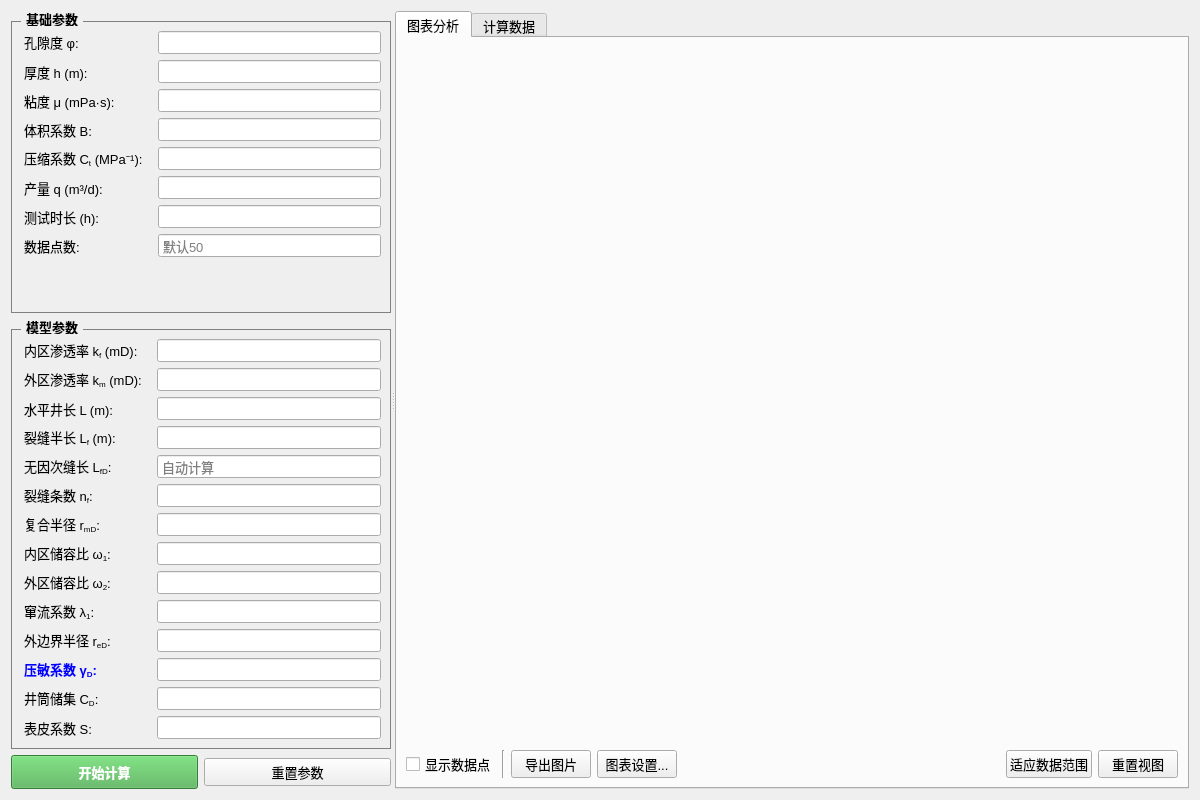
<?xml version="1.0" encoding="UTF-8"?>
<ui version="4.0">
 <class>ModelWidget5</class>
 <widget class="QWidget" name="ModelWidget5">
  <property name="geometry">
   <rect>
    <x>0</x>
    <y>0</y>
    <width>1200</width>
    <height>800</height>
   </rect>
  </property>
  <property name="windowTitle">
   <string>ModelWidget5 - 变井储定压边界</string>
  </property>
  <property name="styleSheet">
   <string notr="true">QWidget { color: black; font-family: &quot;Microsoft YaHei&quot;; font-size: 10pt; } QGroupBox { font-weight: bold; border: 1px solid gray; margin-top: 10px; } QGroupBox::title { subcontrol-origin: margin; left: 10px; padding: 0 3px; } QLineEdit { padding: 2px; } QLabel { padding-right: 5px; }</string>
  </property>
  <layout class="QHBoxLayout" name="horizontalLayout">
   <item>
    <widget class="QSplitter" name="splitter">
     <property name="orientation">
      <enum>Qt::Horizontal</enum>
     </property>
     <widget class="QWidget" name="leftPanel" native="true">
      <property name="maximumSize">
       <size>
        <width>380</width>
        <height>16777215</height>
       </size>
      </property>
      <layout class="QVBoxLayout" name="verticalLayout">
       <item>
        <widget class="QGroupBox" name="basicParamGroup">
         <property name="title">
          <string>基础参数</string>
         </property>
         <layout class="QFormLayout" name="formLayout_Base">
          <item row="0" column="0">
           <widget class="QLabel" name="label_phi">
            <property name="text">
             <string>&lt;html&gt;&lt;head/&gt;&lt;body&gt;&lt;p&gt;孔隙度 φ:&lt;/p&gt;&lt;/body&gt;&lt;/html&gt;</string>
            </property>
           </widget>
          </item>
          <item row="0" column="1">
           <widget class="QLineEdit" name="phiEdit"/>
          </item>
          <item row="1" column="0">
           <widget class="QLabel" name="label_h">
            <property name="text">
             <string>厚度 h (m):</string>
            </property>
           </widget>
          </item>
          <item row="1" column="1">
           <widget class="QLineEdit" name="hEdit"/>
          </item>
          <item row="2" column="0">
           <widget class="QLabel" name="label_mu">
            <property name="text">
             <string>粘度 μ (mPa·s):</string>
            </property>
           </widget>
          </item>
          <item row="2" column="1">
           <widget class="QLineEdit" name="muEdit"/>
          </item>
          <item row="3" column="0">
           <widget class="QLabel" name="label_B">
            <property name="text">
             <string>体积系数 B:</string>
            </property>
           </widget>
          </item>
          <item row="3" column="1">
           <widget class="QLineEdit" name="BEdit"/>
          </item>
          <item row="4" column="0">
           <widget class="QLabel" name="label_Ct">
            <property name="text">
             <string>&lt;html&gt;&lt;head/&gt;&lt;body&gt;&lt;p&gt;压缩系数 C&lt;sub&gt;t&lt;/sub&gt; (MPa⁻¹):&lt;/p&gt;&lt;/body&gt;&lt;/html&gt;</string>
            </property>
           </widget>
          </item>
          <item row="4" column="1">
           <widget class="QLineEdit" name="CtEdit"/>
          </item>
          <item row="5" column="0">
           <widget class="QLabel" name="label_q">
            <property name="text">
             <string>产量 q (m³/d):</string>
            </property>
           </widget>
          </item>
          <item row="5" column="1">
           <widget class="QLineEdit" name="qEdit"/>
          </item>
          <item row="6" column="0">
           <widget class="QLabel" name="label_t">
            <property name="text">
             <string>测试时长 (h):</string>
            </property>
           </widget>
          </item>
          <item row="6" column="1">
           <widget class="QLineEdit" name="tEdit"/>
          </item>
          <item row="7" column="0">
           <widget class="QLabel" name="label_points">
            <property name="text">
             <string>数据点数:</string>
            </property>
           </widget>
          </item>
          <item row="7" column="1">
           <widget class="QLineEdit" name="pointsEdit">
            <property name="placeholderText">
             <string>默认50</string>
            </property>
           </widget>
          </item>
         </layout>
        </widget>
       </item>
       <item>
        <widget class="QGroupBox" name="modelParamGroup">
         <property name="title">
          <string>模型参数</string>
         </property>
         <layout class="QFormLayout" name="formLayout_Model">
          <item row="0" column="0">
           <widget class="QLabel" name="label_kf">
            <property name="text">
             <string>&lt;html&gt;&lt;head/&gt;&lt;body&gt;&lt;p&gt;内区渗透率 k&lt;sub&gt;f&lt;/sub&gt; (mD):&lt;/p&gt;&lt;/body&gt;&lt;/html&gt;</string>
            </property>
           </widget>
          </item>
          <item row="0" column="1">
           <widget class="QLineEdit" name="kfEdit"/>
          </item>
          <item row="1" column="0">
           <widget class="QLabel" name="label_km">
            <property name="text">
             <string>&lt;html&gt;&lt;head/&gt;&lt;body&gt;&lt;p&gt;外区渗透率 k&lt;sub&gt;m&lt;/sub&gt; (mD):&lt;/p&gt;&lt;/body&gt;&lt;/html&gt;</string>
            </property>
           </widget>
          </item>
          <item row="1" column="1">
           <widget class="QLineEdit" name="kmEdit"/>
          </item>
          <item row="2" column="0">
           <widget class="QLabel" name="label_L">
            <property name="text">
             <string>水平井长 L (m):</string>
            </property>
           </widget>
          </item>
          <item row="2" column="1">
           <widget class="QLineEdit" name="LEdit"/>
          </item>
          <item row="3" column="0">
           <widget class="QLabel" name="label_Lf">
            <property name="text">
             <string>&lt;html&gt;&lt;head/&gt;&lt;body&gt;&lt;p&gt;裂缝半长 L&lt;sub&gt;f&lt;/sub&gt; (m):&lt;/p&gt;&lt;/body&gt;&lt;/html&gt;</string>
            </property>
           </widget>
          </item>
          <item row="3" column="1">
           <widget class="QLineEdit" name="LfEdit"/>
          </item>
          <item row="4" column="0">
           <widget class="QLabel" name="label_LfD">
            <property name="text">
             <string>&lt;html&gt;&lt;head/&gt;&lt;body&gt;&lt;p&gt;无因次缝长 L&lt;sub&gt;fD&lt;/sub&gt;:&lt;/p&gt;&lt;/body&gt;&lt;/html&gt;</string>
            </property>
           </widget>
          </item>
          <item row="4" column="1">
           <widget class="QLineEdit" name="LfDEdit">
            <property name="readOnly">
             <bool>true</bool>
            </property>
            <property name="placeholderText">
             <string>自动计算</string>
            </property>
           </widget>
          </item>
          <item row="5" column="0">
           <widget class="QLabel" name="label_nf">
            <property name="text">
             <string>&lt;html&gt;&lt;head/&gt;&lt;body&gt;&lt;p&gt;裂缝条数 n&lt;sub&gt;f&lt;/sub&gt;:&lt;/p&gt;&lt;/body&gt;&lt;/html&gt;</string>
            </property>
           </widget>
          </item>
          <item row="5" column="1">
           <widget class="QLineEdit" name="nfEdit"/>
          </item>
          <item row="6" column="0">
           <widget class="QLabel" name="label_rmD">
            <property name="text">
             <string>&lt;html&gt;&lt;head/&gt;&lt;body&gt;&lt;p&gt;复合半径 r&lt;sub&gt;mD&lt;/sub&gt;:&lt;/p&gt;&lt;/body&gt;&lt;/html&gt;</string>
            </property>
           </widget>
          </item>
          <item row="6" column="1">
           <widget class="QLineEdit" name="rmDEdit"/>
          </item>
          <item row="7" column="0">
           <widget class="QLabel" name="label_omga1">
            <property name="text">
             <string>&lt;html&gt;&lt;head/&gt;&lt;body&gt;&lt;p&gt;内区储容比 ω&lt;sub&gt;1&lt;/sub&gt;:&lt;/p&gt;&lt;/body&gt;&lt;/html&gt;</string>
            </property>
           </widget>
          </item>
          <item row="7" column="1">
           <widget class="QLineEdit" name="omga1Edit"/>
          </item>
          <item row="8" column="0">
           <widget class="QLabel" name="label_omga2">
            <property name="text">
             <string>&lt;html&gt;&lt;head/&gt;&lt;body&gt;&lt;p&gt;外区储容比 ω&lt;sub&gt;2&lt;/sub&gt;:&lt;/p&gt;&lt;/body&gt;&lt;/html&gt;</string>
            </property>
           </widget>
          </item>
          <item row="8" column="1">
           <widget class="QLineEdit" name="omga2Edit"/>
          </item>
          <item row="9" column="0">
           <widget class="QLabel" name="label_remda1">
            <property name="text">
             <string>&lt;html&gt;&lt;head/&gt;&lt;body&gt;&lt;p&gt;窜流系数 λ&lt;sub&gt;1&lt;/sub&gt;:&lt;/p&gt;&lt;/body&gt;&lt;/html&gt;</string>
            </property>
           </widget>
          </item>
          <item row="9" column="1">
           <widget class="QLineEdit" name="remda1Edit"/>
          </item>
          <item row="10" column="0">
           <widget class="QLabel" name="label_reD">
            <property name="text">
             <string>&lt;html&gt;&lt;head/&gt;&lt;body&gt;&lt;p&gt;外边界半径 r&lt;sub&gt;eD&lt;/sub&gt;:&lt;/p&gt;&lt;/body&gt;&lt;/html&gt;</string>
            </property>
           </widget>
          </item>
          <item row="10" column="1">
           <widget class="QLineEdit" name="reDEdit"/>
          </item>
          <item row="11" column="0">
           <widget class="QLabel" name="label_gamaD">
            <property name="styleSheet">
             <string notr="true">color: blue; font-weight: bold;</string>
            </property>
            <property name="text">
             <string>&lt;html&gt;&lt;head/&gt;&lt;body&gt;&lt;p&gt;压敏系数 γ&lt;sub&gt;D&lt;/sub&gt;:&lt;/p&gt;&lt;/body&gt;&lt;/html&gt;</string>
            </property>
           </widget>
          </item>
          <item row="11" column="1">
           <widget class="QLineEdit" name="gamaDEdit"/>
          </item>
          <item row="12" column="0">
           <widget class="QLabel" name="label_cD">
            <property name="text">
             <string>&lt;html&gt;&lt;head/&gt;&lt;body&gt;&lt;p&gt;井筒储集 C&lt;sub&gt;D&lt;/sub&gt;:&lt;/p&gt;&lt;/body&gt;&lt;/html&gt;</string>
            </property>
           </widget>
          </item>
          <item row="12" column="1">
           <widget class="QLineEdit" name="cDEdit"/>
          </item>
          <item row="13" column="0">
           <widget class="QLabel" name="label_s">
            <property name="text">
             <string>表皮系数 S:</string>
            </property>
           </widget>
          </item>
          <item row="13" column="1">
           <widget class="QLineEdit" name="sEdit"/>
          </item>
         </layout>
        </widget>
       </item>
       <item>
        <layout class="QHBoxLayout" name="horizontalLayout_Btns">
         <item>
          <widget class="QPushButton" name="calculateButton">
           <property name="styleSheet">
            <string notr="true">background-color: #4CAF50; color: white; font-weight: bold; padding: 6px;</string>
           </property>
           <property name="text">
            <string>开始计算</string>
           </property>
          </widget>
         </item>
         <item>
          <widget class="QPushButton" name="resetButton">
           <property name="text">
            <string>重置参数</string>
           </property>
          </widget>
         </item>
        </layout>
       </item>
      </layout>
     </widget>
     <widget class="QWidget" name="rightPanel" native="true">
      <layout class="QVBoxLayout" name="rightLayout">
       <item>
        <widget class="QTabWidget" name="tabWidget_Right">
         <property name="currentIndex">
          <number>0</number>
         </property>
         <widget class="QWidget" name="tab_Chart">
          <attribute name="title">
           <string>图表分析</string>
          </attribute>
          <layout class="QVBoxLayout" name="verticalLayout_ChartTab">
           <item>
            <widget class="QWidget" name="chartContainer" native="true">
             <property name="sizePolicy">
              <sizepolicy hsizetype="Expanding" vsizetype="Expanding">
               <horstretch>0</horstretch>
               <verstretch>0</verstretch>
              </sizepolicy>
             </property>
            </widget>
           </item>
           <item>
            <layout class="QHBoxLayout" name="horizontalLayout_ChartTools">
             <item>
              <widget class="QCheckBox" name="checkShowPoints">
               <property name="text">
                <string>显示数据点</string>
               </property>
              </widget>
             </item>
             <item>
              <widget class="Line" name="line">
               <property name="orientation">
                <enum>Qt::Vertical</enum>
               </property>
              </widget>
             </item>
             <item>
              <widget class="QPushButton" name="btnExportImage">
               <property name="text">
                <string>导出图片</string>
               </property>
              </widget>
             </item>
             <item>
              <widget class="QPushButton" name="chartSettingsButton">
               <property name="text">
                <string>图表设置...</string>
               </property>
              </widget>
             </item>
             <item>
              <spacer name="horizontalSpacer">
               <property name="orientation">
                <enum>Qt::Horizontal</enum>
               </property>
               <property name="sizeHint" stdset="0">
                <size>
                 <width>40</width>
                 <height>20</height>
                </size>
               </property>
              </spacer>
             </item>
             <item>
              <widget class="QPushButton" name="fitToDataButton">
               <property name="text">
                <string>适应数据范围</string>
               </property>
              </widget>
             </item>
             <item>
              <widget class="QPushButton" name="resetViewButton">
               <property name="text">
                <string>重置视图</string>
               </property>
              </widget>
             </item>
            </layout>
           </item>
          </layout>
         </widget>
         <widget class="QWidget" name="tab_Data">
          <attribute name="title">
           <string>计算数据</string>
          </attribute>
          <layout class="QVBoxLayout" name="verticalLayout_DataTab">
           <item>
            <widget class="QTextEdit" name="resultTextEdit">
             <property name="readOnly">
              <bool>true</bool>
             </property>
            </widget>
           </item>
           <item>
            <widget class="QPushButton" name="btnExportData">
             <property name="text">
              <string>导出数据 (.csv)</string>
             </property>
            </widget>
           </item>
          </layout>
         </widget>
        </widget>
       </item>
      </layout>
     </widget>
    </widget>
   </item>
  </layout>
 </widget>
 <resources/>
 <connections/>
</ui>
